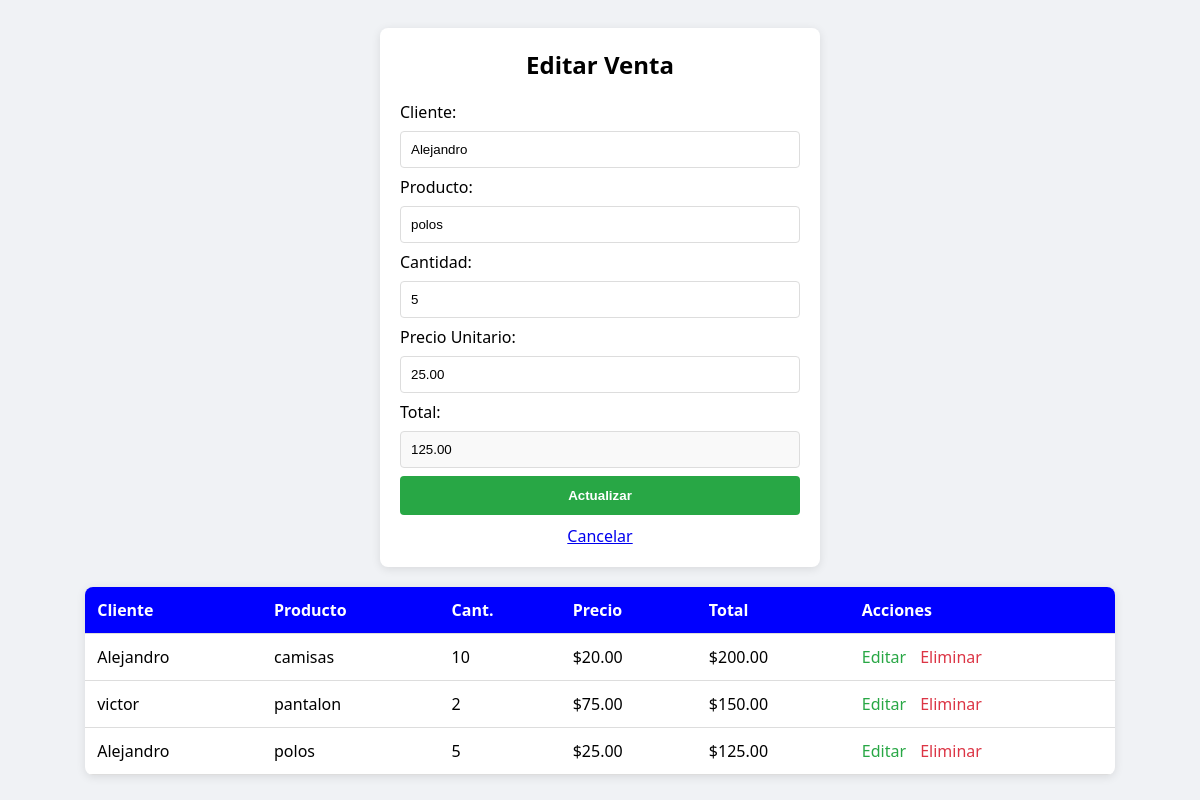
Screenshot of /index.php?edit=4 with the database file from the repository.
### tables this page shows
CREATE TABLE `ventas` (
  `id` int NOT NULL AUTO_INCREMENT,
  `cliente` varchar(100) DEFAULT NULL,
  `producto` varchar(100) DEFAULT NULL,
  `cantidad` int DEFAULT NULL,
  `precio` decimal(10,2) DEFAULT NULL,
  `total` decimal(10,2) DEFAULT NULL,
  PRIMARY KEY (`id`)
);

### index.php (the view, shortened to what this page needs)
<!DOCTYPE html>
<html lang="es">
<head>
    <link rel="stylesheet" href="estilos.css">
</head>
<body>
    <?php
    $id = ""; $c = ""; $p = ""; $can = ""; $pre = ""; $tot = "";
    if (isset($_GET['edit'])) {
        $res = mysqli_query($conexion, "SELECT * FROM ventas WHERE id=" . $_GET['edit']);
        $row = mysqli_fetch_assoc($res);
        $id = $row['id']; $c = $row['cliente']; $p = $row['producto'];
        $can = $row['cantidad']; $pre = $row['precio']; $tot = $row['total'];
    }
    ?>
    <div class="card">
        <h2><?php echo $id ? "Editar Venta" : "Sistema de ventas"; ?></h2>
        <form action="<?php echo $id ? 'actualizar.php' : 'guardar.php'; ?>" method="POST">
            <label>Cliente:</label>
            <input type="text" name="cliente" value="<?php echo $c; ?>" required>
            <label>Producto:</label>
            <input type="text" name="producto" value="<?php echo $p; ?>" required>
            <label>Cantidad:</label>
            <input type="number" name="cantidad" id="cantidad" value="<?php echo $can; ?>" oninput="calcular()" required>
            <label>Precio Unitario:</label>
            <input type="number" step="0.01" name="precio" id="precio" value="<?php echo $pre; ?>" oninput="calcular()" required>
            <label>Total:</label>
            <input type="text" name="total" id="total" value="<?php echo $tot; ?>" readonly style="background:#f9f9f9">
            <button type="submit" class="<?php echo $id ? 'btn-update' : 'btn-save'; ?>">
                <?php echo $id ? "Actualizar" : "Registrar Venta"; ?>
            </button>
            <?php if($id) echo '<a href="index.php" style="display:block; text-align:center; margin-top:10px;">Cancelar</a>'; ?>
        </form>
    </div>
    <table>
        <thead>
            <tr>
                <th>Cliente</th><th>Producto</th><th>Cant.</th><th>Precio</th><th>Total</th><th>Acciones</th>
            </tr>
        </thead>
        <tbody>
            <?php
            $res = mysqli_query($conexion, "SELECT * FROM ventas");
            while($f = mysqli_fetch_assoc($res)): ?>
            <tr>
                <td><?php echo $f['cliente']; ?></td>
                <td><?php echo $f['producto']; ?></td>
                <td><?php echo $f['cantidad']; ?></td>
                <td>$<?php echo $f['precio']; ?></td>
                <td>$<?php echo $f['total']; ?></td>
                <td>
                    <a href="index.php?edit=<?php echo $f['id']; ?>" class="btn-edit">Editar</a>
                    <a href="eliminar.php?id=<?php echo $f['id']; ?>" class="btn-delete" onclick="return confirm('¿Borrar?')">Eliminar</a>
                </td>
            </tr>
            <?php endwhile; ?>
        </tbody>
    </table>
</body>
</html>

### estilos.css (style rules this page uses)
body { font-family: 'Segoe UI', sans-serif; background: #f0f2f5; display: flex; flex-direction: column; align-items: center; padding: 20px; }
.card { background: white; padding: 20px; border-radius: 8px; box-shadow: 0 2px 10px rgba(0, 0, 0, 0.1); width: 400px; margin-bottom: 20px; }
h2 { text-align: center; margin-top: 0; }
input { width: 100%; padding: 10px; margin: 8px 0; border: 1px solid #ddd; border-radius: 4px; box-sizing: border-box; }
button { width: 100%; padding: 12px; border: none; border-radius: 4px; color: white; font-weight: bold; cursor: pointer; }
.btn-update { background: #28a745; }
table { background: white; width: 90%; border-collapse: collapse; border-radius: 8px; overflow: hidden; box-shadow: 0 2px 10px rgba(0, 0, 0, 0.1); }
th, td { padding: 12px; text-align: left; border-bottom: 1px solid #ddd; }
th { background: #0000FF; color: white; }
.btn-edit { color: #28a745; text-decoration: none; margin-right: 10px; }
.btn-delete { color: #dc3545; text-decoration: none; }

### rows the page displays
ventas: cliente "Alejandro", producto "polos", cantidad "5", precio "25.00", total "125.00"
ventas: cliente "Alejandro", producto "camisas", cantidad "10", precio "20.00", total "200.00"
ventas: cliente "victor", producto "pantalon", cantidad "2", precio "75.00", total "150.00"
